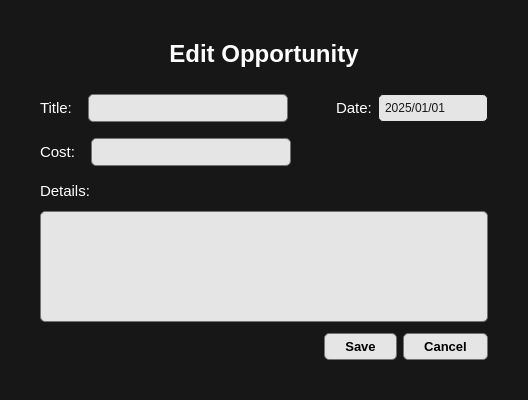
<?xml version="1.0" encoding="UTF-8"?>
<ui version="4.0">
 <class>edit_opportunity</class>
 <widget class="QDialog" name="edit_opportunity">
  <property name="geometry">
   <rect>
    <x>0</x>
    <y>0</y>
    <width>528</width>
    <height>400</height>
   </rect>
  </property>
  <property name="windowTitle">
   <string>edit_opportunity</string>
  </property>
  <property name="styleSheet">
   <string notr="true">border-radius: 10px;
background-color: #171717;
color: white;</string>
  </property>
  <layout class="QGridLayout" name="gridLayout">
   <item row="0" column="0">
    <widget class="QFrame" name="main_frame">
     <property name="frameShape">
      <enum>QFrame::Shape::StyledPanel</enum>
     </property>
     <property name="frameShadow">
      <enum>QFrame::Shadow::Raised</enum>
     </property>
     <layout class="QGridLayout" name="gridLayout_2">
      <item row="0" column="1">
       <spacer name="horizontalSpacer_8">
        <property name="orientation">
         <enum>Qt::Orientation::Horizontal</enum>
        </property>
        <property name="sizeHint" stdset="0">
         <size>
          <width>483</width>
          <height>20</height>
         </size>
        </property>
       </spacer>
      </item>
      <item row="1" column="1">
       <layout class="QHBoxLayout" name="horizontalLayout">
        <item>
         <widget class="QLabel" name="label">
          <property name="font">
           <font>
            <pointsize>18</pointsize>
            <bold>true</bold>
           </font>
          </property>
          <property name="styleSheet">
           <string notr="true">color: rgb(255, 255, 255);</string>
          </property>
          <property name="text">
           <string>Edit Opportunity</string>
          </property>
          <property name="alignment">
           <set>Qt::AlignmentFlag::AlignCenter</set>
          </property>
         </widget>
        </item>
       </layout>
      </item>
      <item row="2" column="1">
       <spacer name="horizontalSpacer_6">
        <property name="orientation">
         <enum>Qt::Orientation::Horizontal</enum>
        </property>
        <property name="sizeType">
         <enum>QSizePolicy::Policy::Preferred</enum>
        </property>
        <property name="sizeHint" stdset="0">
         <size>
          <width>483</width>
          <height>20</height>
         </size>
        </property>
       </spacer>
      </item>
      <item row="3" column="0">
       <spacer name="verticalSpacer_2">
        <property name="orientation">
         <enum>Qt::Orientation::Vertical</enum>
        </property>
        <property name="sizeHint" stdset="0">
         <size>
          <width>20</width>
          <height>267</height>
         </size>
        </property>
       </spacer>
      </item>
      <item row="3" column="1">
       <layout class="QVBoxLayout" name="verticalLayout">
        <item>
         <layout class="QHBoxLayout" name="horizontalLayout_2">
          <item>
           <widget class="QLabel" name="label_2">
            <property name="font">
             <font>
              <pointsize>11</pointsize>
              <bold>false</bold>
             </font>
            </property>
            <property name="styleSheet">
             <string notr="true">color: rgb(255, 255, 255);</string>
            </property>
            <property name="text">
             <string>Title:</string>
            </property>
            <property name="alignment">
             <set>Qt::AlignmentFlag::AlignLeading|Qt::AlignmentFlag::AlignLeft|Qt::AlignmentFlag::AlignVCenter</set>
            </property>
           </widget>
          </item>
          <item>
           <spacer name="horizontalSpacer_11">
            <property name="orientation">
             <enum>Qt::Orientation::Horizontal</enum>
            </property>
            <property name="sizeType">
             <enum>QSizePolicy::Policy::Preferred</enum>
            </property>
            <property name="sizeHint" stdset="0">
             <size>
              <width>10</width>
              <height>20</height>
             </size>
            </property>
           </spacer>
          </item>
          <item>
           <widget class="QLineEdit" name="title_line">
            <property name="sizePolicy">
             <sizepolicy hsizetype="Preferred" vsizetype="Preferred">
              <horstretch>0</horstretch>
              <verstretch>0</verstretch>
             </sizepolicy>
            </property>
            <property name="minimumSize">
             <size>
              <width>200</width>
              <height>0</height>
             </size>
            </property>
            <property name="maximumSize">
             <size>
              <width>16777215</width>
              <height>16777215</height>
             </size>
            </property>
            <property name="font">
             <font>
              <family>Segoe UI</family>
              <pointsize>9</pointsize>
              <italic>false</italic>
              <bold>false</bold>
             </font>
            </property>
            <property name="styleSheet">
             <string notr="true">QLineEdit {
    background-color: #E5E5E5;
	color: rgb(0, 0, 0);
    border: 1px solid #737373;
    border-radius: 5px;
	padding: 5px;
}</string>
            </property>
           </widget>
          </item>
          <item>
           <spacer name="horizontalSpacer_10">
            <property name="orientation">
             <enum>Qt::Orientation::Horizontal</enum>
            </property>
            <property name="sizeHint" stdset="0">
             <size>
              <width>40</width>
              <height>20</height>
             </size>
            </property>
           </spacer>
          </item>
          <item>
           <widget class="QLabel" name="label_3">
            <property name="font">
             <font>
              <pointsize>11</pointsize>
              <bold>false</bold>
             </font>
            </property>
            <property name="styleSheet">
             <string notr="true">color: rgb(255, 255, 255);</string>
            </property>
            <property name="text">
             <string>Date:</string>
            </property>
            <property name="alignment">
             <set>Qt::AlignmentFlag::AlignLeading|Qt::AlignmentFlag::AlignLeft|Qt::AlignmentFlag::AlignVCenter</set>
            </property>
           </widget>
          </item>
          <item>
           <widget class="QDateEdit" name="date_edit">
            <property name="sizePolicy">
             <sizepolicy hsizetype="Minimum" vsizetype="Preferred">
              <horstretch>0</horstretch>
              <verstretch>0</verstretch>
             </sizepolicy>
            </property>
            <property name="minimumSize">
             <size>
              <width>110</width>
              <height>0</height>
             </size>
            </property>
            <property name="maximumSize">
             <size>
              <width>16777215</width>
              <height>16777215</height>
             </size>
            </property>
            <property name="font">
             <font>
              <family>Segoe UI</family>
              <pointsize>9</pointsize>
              <italic>false</italic>
              <bold>false</bold>
             </font>
            </property>
            <property name="styleSheet">
             <string notr="true">/* QDateEdit main field */
QDateEdit {
    color: #171717;
    background-color: #E5E5E5;
    border: 1px solid #171717;
    border-radius: 5px;
    padding: 4px;
}

/* Drop-down area */
QDateEdit::drop-down {
    subcontrol-origin: padding;
    subcontrol-position: top right;
    width: 20px;
    background-color: transparent;
}

/* Calendar icon */
QDateEdit::down-arrow {
    image: url(:/Resources/calendar.png);  /* use a dark icon on E5E5E5 background */
    width: 16px;
    height: 16px;
    margin-right: 14px;
}

/* Hover */
QDateEdit:hover {
    background-color: #E5E5E5;
    color: #171717;
    border: 1px solid #171717;
}

/* Focus */
QDateEdit:focus {
    border: 1px solid #171717;
    background-color: #DADADA;
    color: #171717;
}

/* Calendar popup */
QCalendarWidget {
    background-color: #E5E5E5;
    color: #171717;
    border: 1px solid #171717;
    border-radius: 6px;
    font: 10pt &quot;Segoe UI&quot;;
}

/* Header navigation bar */
QCalendarWidget QWidget#qt_calendar_navigationbar {
    background-color: #DADADA;
}

QCalendarWidget QToolButton {
    background-color: #CCCCCC;
    color: #171717;
    border: none;
    font-weight: bold;
    padding: 5px;
}

QCalendarWidget QToolButton:hover {
    background-color: #BFBFBF;
}

/* Remove dropdown arrow from tool buttons */
QCalendarWidget QToolButton::menu-indicator {
    image: none;
}

/* Weekday headers */
QCalendarWidget QHeaderView {
    background-color: #DADADA;
}

QCalendarWidget QHeaderView::section {
    color: #171717;
    background-color: #DADADA;
    border: none;
    padding: 5px;
}

/* Days view */
QCalendarWidget QAbstractItemView {
    background-color: #E5E5E5;
    color: #171717;
    selection-background-color: #171717;  /* Black highlight for selected */
    selection-color: #E5E5E5;             /* Light text on dark selection */
    gridline-color: #BFBFBF;
}

/* Today cell */
QCalendarWidget QWidget#qt_calendar_today {
    border: 1px solid #171717;
    background-color: #DADADA;
    border-radius: 4px;
}

/* Month/year dropdown */
QCalendarWidget QMenu {
    background-color: #E5E5E5;
    color: #171717;
    border: 1px solid #171717;
}
</string>
            </property>
            <property name="minimumDate">
             <date>
              <year>2025</year>
              <month>1</month>
              <day>1</day>
             </date>
            </property>
            <property name="currentSection">
             <enum>QDateTimeEdit::Section::YearSection</enum>
            </property>
            <property name="displayFormat">
             <string>yyyy/MM/dd</string>
            </property>
            <property name="calendarPopup">
             <bool>true</bool>
            </property>
           </widget>
          </item>
         </layout>
        </item>
        <item>
         <spacer name="horizontalSpacer_2">
          <property name="orientation">
           <enum>Qt::Orientation::Horizontal</enum>
          </property>
          <property name="sizeType">
           <enum>QSizePolicy::Policy::Preferred</enum>
          </property>
          <property name="sizeHint" stdset="0">
           <size>
            <width>40</width>
            <height>10</height>
           </size>
          </property>
         </spacer>
        </item>
        <item>
         <layout class="QHBoxLayout" name="horizontalLayout_3">
          <item>
           <widget class="QLabel" name="label_4">
            <property name="sizePolicy">
             <sizepolicy hsizetype="Preferred" vsizetype="Preferred">
              <horstretch>0</horstretch>
              <verstretch>0</verstretch>
             </sizepolicy>
            </property>
            <property name="font">
             <font>
              <pointsize>11</pointsize>
              <bold>false</bold>
             </font>
            </property>
            <property name="styleSheet">
             <string notr="true">color: rgb(255, 255, 255);</string>
            </property>
            <property name="text">
             <string>Cost:</string>
            </property>
            <property name="alignment">
             <set>Qt::AlignmentFlag::AlignLeading|Qt::AlignmentFlag::AlignLeft|Qt::AlignmentFlag::AlignVCenter</set>
            </property>
           </widget>
          </item>
          <item>
           <spacer name="horizontalSpacer_13">
            <property name="orientation">
             <enum>Qt::Orientation::Horizontal</enum>
            </property>
            <property name="sizeType">
             <enum>QSizePolicy::Policy::Preferred</enum>
            </property>
            <property name="sizeHint" stdset="0">
             <size>
              <width>10</width>
              <height>20</height>
             </size>
            </property>
           </spacer>
          </item>
          <item>
           <widget class="QLineEdit" name="cost_line">
            <property name="sizePolicy">
             <sizepolicy hsizetype="Preferred" vsizetype="Preferred">
              <horstretch>0</horstretch>
              <verstretch>0</verstretch>
             </sizepolicy>
            </property>
            <property name="minimumSize">
             <size>
              <width>200</width>
              <height>0</height>
             </size>
            </property>
            <property name="maximumSize">
             <size>
              <width>16777215</width>
              <height>16777215</height>
             </size>
            </property>
            <property name="font">
             <font>
              <family>Segoe UI</family>
              <pointsize>9</pointsize>
              <italic>false</italic>
              <bold>false</bold>
             </font>
            </property>
            <property name="styleSheet">
             <string notr="true">QLineEdit {
    background-color: #E5E5E5;
	color: rgb(0, 0, 0);
    border: 1px solid #737373;
    border-radius: 5px;
	padding: 5px;
}</string>
            </property>
           </widget>
          </item>
          <item>
           <spacer name="horizontalSpacer">
            <property name="orientation">
             <enum>Qt::Orientation::Horizontal</enum>
            </property>
            <property name="sizeHint" stdset="0">
             <size>
              <width>40</width>
              <height>20</height>
             </size>
            </property>
           </spacer>
          </item>
         </layout>
        </item>
        <item>
         <spacer name="horizontalSpacer_3">
          <property name="orientation">
           <enum>Qt::Orientation::Horizontal</enum>
          </property>
          <property name="sizeType">
           <enum>QSizePolicy::Policy::Preferred</enum>
          </property>
          <property name="sizeHint" stdset="0">
           <size>
            <width>40</width>
            <height>10</height>
           </size>
          </property>
         </spacer>
        </item>
        <item>
         <layout class="QVBoxLayout" name="verticalLayout_2">
          <item>
           <widget class="QLabel" name="label_5">
            <property name="font">
             <font>
              <pointsize>11</pointsize>
              <bold>false</bold>
             </font>
            </property>
            <property name="styleSheet">
             <string notr="true">color: rgb(255, 255, 255);</string>
            </property>
            <property name="text">
             <string>Details:</string>
            </property>
            <property name="alignment">
             <set>Qt::AlignmentFlag::AlignLeading|Qt::AlignmentFlag::AlignLeft|Qt::AlignmentFlag::AlignVCenter</set>
            </property>
           </widget>
          </item>
          <item>
           <spacer name="horizontalSpacer_12">
            <property name="orientation">
             <enum>Qt::Orientation::Horizontal</enum>
            </property>
            <property name="sizeType">
             <enum>QSizePolicy::Policy::Preferred</enum>
            </property>
            <property name="sizeHint" stdset="0">
             <size>
              <width>40</width>
              <height>5</height>
             </size>
            </property>
           </spacer>
          </item>
          <item>
           <widget class="QTextEdit" name="details_text">
            <property name="font">
             <font>
              <family>Segoe UI</family>
              <pointsize>9</pointsize>
              <italic>false</italic>
              <bold>false</bold>
             </font>
            </property>
            <property name="styleSheet">
             <string notr="true">QTextEdit {
	color: rgb(0, 0, 0);
    background-color: #E5E5E5;
    border: 1px solid #737373;
    border-radius: 5px;
	padding: 5px;
}</string>
            </property>
           </widget>
          </item>
         </layout>
        </item>
       </layout>
      </item>
      <item row="3" column="2">
       <spacer name="verticalSpacer">
        <property name="orientation">
         <enum>Qt::Orientation::Vertical</enum>
        </property>
        <property name="sizeType">
         <enum>QSizePolicy::Policy::Preferred</enum>
        </property>
        <property name="sizeHint" stdset="0">
         <size>
          <width>20</width>
          <height>267</height>
         </size>
        </property>
       </spacer>
      </item>
      <item row="4" column="1">
       <spacer name="horizontalSpacer_5">
        <property name="orientation">
         <enum>Qt::Orientation::Horizontal</enum>
        </property>
        <property name="sizeType">
         <enum>QSizePolicy::Policy::Preferred</enum>
        </property>
        <property name="sizeHint" stdset="0">
         <size>
          <width>483</width>
          <height>5</height>
         </size>
        </property>
       </spacer>
      </item>
      <item row="5" column="1">
       <layout class="QHBoxLayout" name="horizontalLayout_4">
        <item>
         <spacer name="horizontalSpacer_4">
          <property name="orientation">
           <enum>Qt::Orientation::Horizontal</enum>
          </property>
          <property name="sizeHint" stdset="0">
           <size>
            <width>40</width>
            <height>20</height>
           </size>
          </property>
         </spacer>
        </item>
        <item>
         <widget class="QPushButton" name="save_btn">
          <property name="font">
           <font>
            <family>Segoe UI</family>
            <pointsize>10</pointsize>
            <italic>false</italic>
            <bold>true</bold>
           </font>
          </property>
          <property name="styleSheet">
           <string notr="true">QPushButton {
    background-color: #E5E5E5;
	color: rgb(0, 0, 0);
    border: 1px solid #737373;
    border-radius: 5px;
    padding: 5px;
    text-align: center;
	padding-left: 20px;
    padding-right: 20px;
}

QPushButton:hover {
	background-color: rgb(204, 204, 204);
}

QPushButton:pressed {
	background-color: rgb(180, 180, 180);
}
</string>
          </property>
          <property name="text">
           <string>Save</string>
          </property>
         </widget>
        </item>
        <item>
         <spacer name="horizontalSpacer_7">
          <property name="orientation">
           <enum>Qt::Orientation::Horizontal</enum>
          </property>
          <property name="sizeType">
           <enum>QSizePolicy::Policy::Preferred</enum>
          </property>
          <property name="sizeHint" stdset="0">
           <size>
            <width>0</width>
            <height>20</height>
           </size>
          </property>
         </spacer>
        </item>
        <item>
         <widget class="QPushButton" name="cancel_btn">
          <property name="font">
           <font>
            <family>Segoe UI</family>
            <pointsize>10</pointsize>
            <italic>false</italic>
            <bold>true</bold>
           </font>
          </property>
          <property name="styleSheet">
           <string notr="true">QPushButton {
    background-color: #E5E5E5;
	color: rgb(0, 0, 0);
    border: 1px solid #737373;
    border-radius: 5px;
    padding: 5px;
    text-align: center;
	padding-left: 20px;
    padding-right: 20px;
}

QPushButton:hover {
	background-color: rgb(204, 204, 204);
}

QPushButton:pressed {
	background-color: rgb(180, 180, 180);
}
</string>
          </property>
          <property name="text">
           <string>Cancel</string>
          </property>
         </widget>
        </item>
       </layout>
      </item>
      <item row="6" column="1">
       <spacer name="horizontalSpacer_9">
        <property name="orientation">
         <enum>Qt::Orientation::Horizontal</enum>
        </property>
        <property name="sizeHint" stdset="0">
         <size>
          <width>483</width>
          <height>20</height>
         </size>
        </property>
       </spacer>
      </item>
     </layout>
    </widget>
   </item>
  </layout>
 </widget>
 <resources/>
 <connections/>
</ui>
